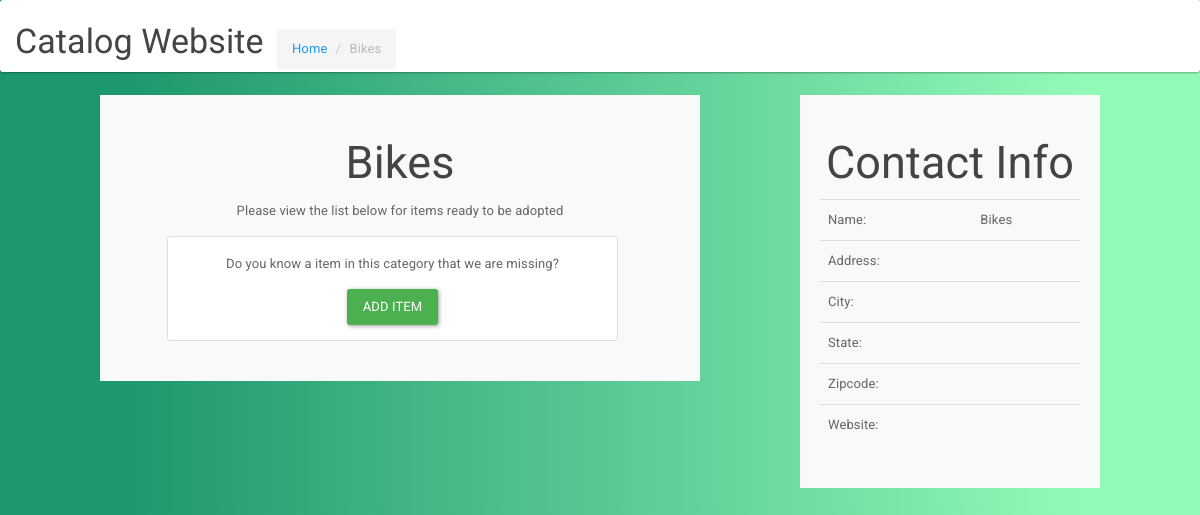
/category/5/, run on an earlier commit of the app's database.
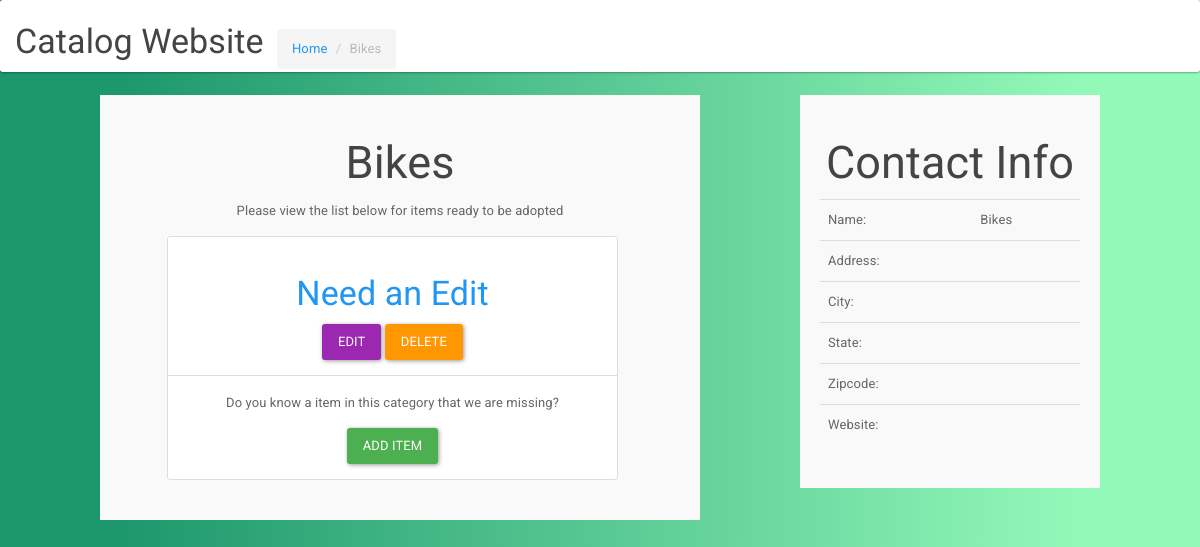
And on a later commit of the database.
### database_setup.py (models this page shows, shortened)
class Categories(Base):
    __tablename__ = 'categories'
    id = Column(Integer, primary_key=True)
    name = Column(String(30), nullable=False)
    image = Column(String(250), nullable=False)
    description = Column(String(250), nullable=False)
    user_id = Column(Integer, ForeignKey('users.id'))
    users = relationship(Users)

class Items(Base):
    __tablename__ = 'items'
    id = Column(Integer, primary_key=True)
    name = Column(String(30), nullable=False)
    image = Column(String(250), nullable=False)
    description = Column(String(250), nullable=False)
    user_id = Column(Integer, ForeignKey('users.id'))
    users = relationship(Users)
    category_id = Column(Integer, ForeignKey('categories.id'))
    categories = relationship(Categories)

### catalog/views.py (the view)
@app.route('/category/<int:category_id>/')
def showCategory(category_id):
    category = models.category_get(category_id)
    items = models.items_get_by_category(category_id)
    return render_template('categories/show.html', category=category,
                           items=items)

### catalog/models.py (called while the page is built)
def category_get(category_id):
    return session.query(Categories).filter_by(id=category_id).one()

def items_get_by_category(category_id):
    return session.query(Items).filter_by(category_id=category_id)

### catalog/templates/categories/show.html (shortened to what this page needs)
{% extends "layout.html" %}
  {% block body %}
    <nav class="navbar navbar-default">
      <div class="container-fluid">
        <div class="navbar-header">
          <h3>Catalog Website</h3>
          <ol class="breadcrumb">
            <li><a href="{{ url_for('index')}}">Home</a></li>
            <li class="active">{{ category.name }}</li>
          </ol>
        </div>
      </div>
    </nav>
    <div class="col-md-6 col-md-offset-1 well">
      <h2 class='text-center'>{{ category.name }}</h2>
      <p class ='text-center'>Please view the list below for items ready to be adopted</p>
      <ul class="list-group col-md-10 col-md-offset-1 text-center">
        {% for p in items %}
        <li class="list-group-item">
          <h3><a href="{{ url_for('showitem', category_id=category.id, item_id=p.id) }}">{{ p.name }}</a></h3>
          <a href="{{ url_for('editItem', category_id=category.id, item_id=p.id) }}" class="btn btn-info">Edit</a>
          <a href="{{ url_for('deleteItem', category_id=category.id, item_id=p.id) }}" class="btn btn-warning">Delete</a>
        </li>
        {% endfor %}
        <li class="list-group-item">
          <p>Do you know a item in this category that we are missing?</p>
          <a href="{{ url_for('newItem', category_id=category.id) }}" class="btn btn-success">Add item</a>
        </li>
      </ul>
    </div>
    <div class="col-md-3 col-md-offset-1 well">
      <h2 class='text-center'>Contact Info</h2>
      <table class="table">
        <tr>
          <td>Name:</td>
          <td>{{ category.name }}</td>
        </tr>
        <tr>
          <td>Address:</td>
          <td>{{ category.address }}</td>
        </tr>
        <tr>
          <td>City:</td>
          <td>{{ category.city }}</td>
        </tr>
        <tr>
          <td>State:</td>
          <td>{{ category.state }}</td>
        </tr>
        <tr>
          <td>Zipcode:</td>
          <td>{{ category.zipCode }}</td>
        </tr>
        <tr>
          <td>Website:</td>
          <td><a href="http://{{ category.website }}" target="_blank">{{ category.website }}</a></td>
        </tr>
      </table>
    </div>
  {% endblock %}

### catalog/templates/layout.html (shortened to what this page needs)
<!DOCTYPE html>
<html class="no-js" lang="">
  <head>
    <link rel="stylesheet" href="{{ url_for('static', filename='normalize.css') }}">
    <link rel="stylesheet" href="{{ url_for('static', filename='bootstrap.min.css') }}">
    <link rel="stylesheet" href="{{ url_for('static', filename='main.css')}}">
  </head>
  {% block body %}{% endblock %}

### catalog/static/main.css (style rules this page uses)
.navbar-header h3, .navbar-header .breadcrumb { display: inline-block; }
.breadcrumb { margin: 15px 0 0 10px; }

What changed in the data, as far as the page shows it:
added Items: name "Need an Edit"
